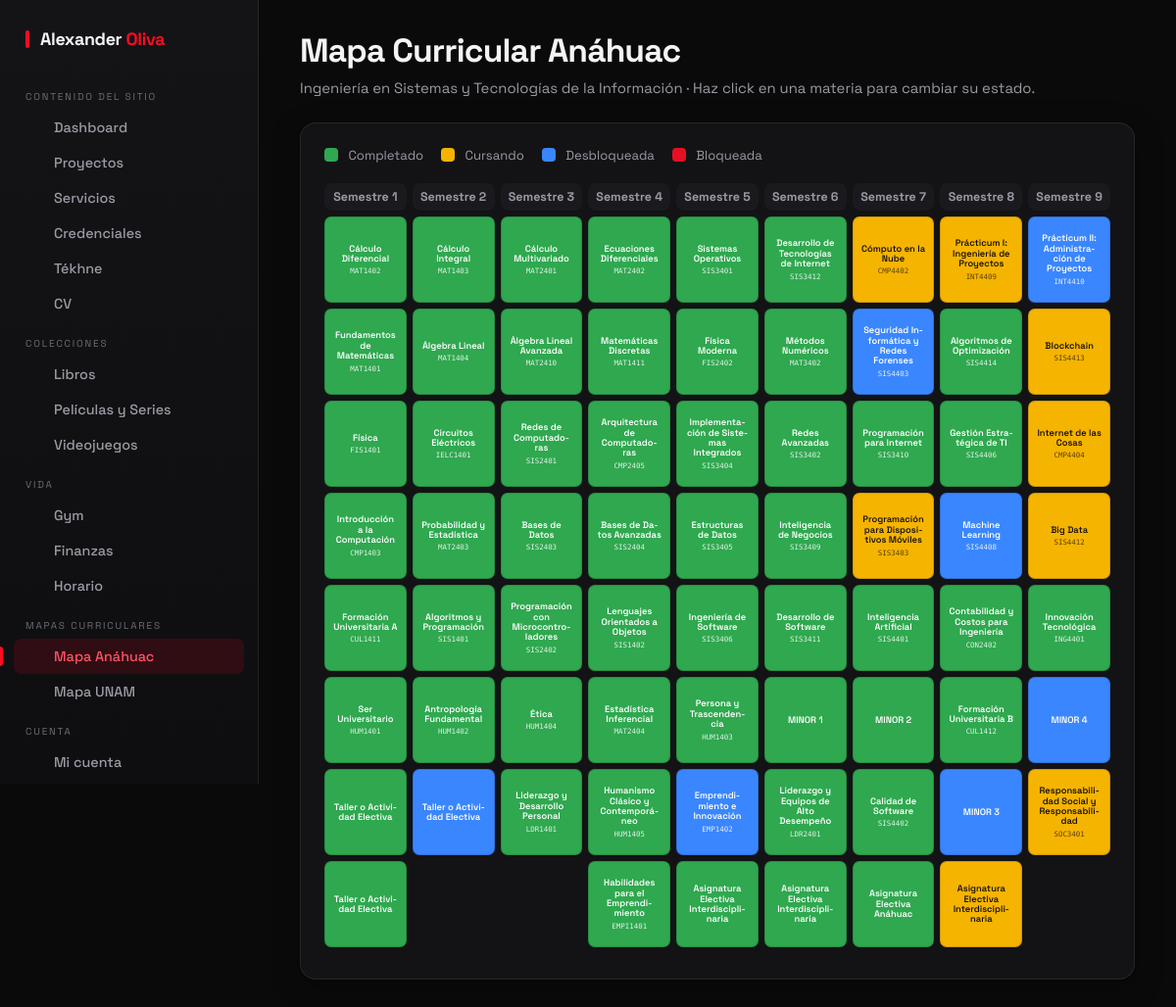
The app's page /admin/anahuac (signed in), older data.
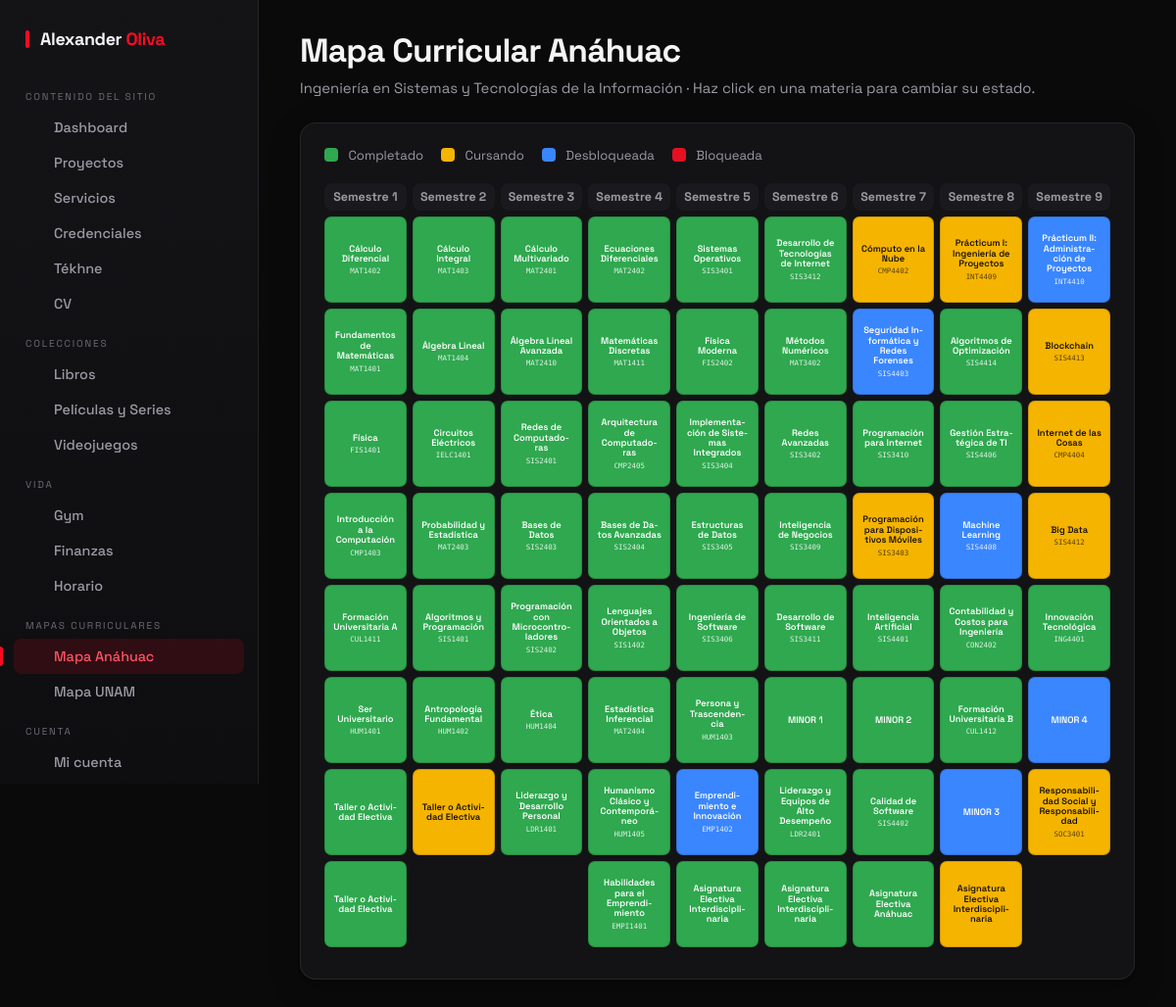
The same page, newer data.
### tables this page shows
CREATE TABLE curriculum_materias (
    id       INT AUTO_INCREMENT PRIMARY KEY,
    mapa     ENUM('anahuac','unam') NOT NULL,
    semestre INT          NOT NULL,
    fila     INT          NOT NULL DEFAULT 0,
    codigo   VARCHAR(20)  NULL,
    nombre   VARCHAR(160) NOT NULL,
    estado   ENUM('completado','cursando','desbloqueada','bloqueada') NOT NULL DEFAULT 'bloqueada'
);

### controllers/CurriculumController.php (called while the page is built, shortened)
<?php
class CurriculumController
{
    public static function anahuac(Router $router)
    {
        self::mostrar($router, 'anahuac', 'Mapa Curricular Anáhuac', 'Ingeniería en Sistemas y Tecnologías de la Información');
    }
    private static function mostrar(Router $router, string $mapa, string $titulo, string $sub)
    {
        $router->render('admin/curriculum', [
            'titulo' => $titulo, 'modulo' => $mapa, 'sub' => $sub, 'mapa' => $mapa,
            'grupos' => CurriculumMateria::porMapa($mapa),
        ], 'admin-layout');
    }
}

### public/index.php (called while the page is built, shortened)
<?php
$router = new Router();
$router->get('/', [PortfolioController::class, 'index']);
$router->get('/proyecto', [PortfolioController::class, 'proyecto']);
$router->get('/tekhne', [PortfolioController::class, 'blog']);
$router->get('/tekhne/entrada', [PortfolioController::class, 'articulo']);
$router->get('/login',  [AuthController::class, 'login']);
$router->post('/login', [AuthController::class, 'login']);
$router->post('/logout', [AuthController::class, 'logout']);
$router->get('/admin', [AdminController::class, 'dashboard']);
$router->get('/admin/buscar', [AdminController::class, 'buscar']);
$router->get('/admin/cuenta', [AdminController::class, 'cuenta']);
$router->post('/admin/cuenta/guardar', [AdminController::class, 'cuentaGuardar']);
$router->get('/admin/proyectos',          [AdminController::class, 'proyectos']);
$router->post('/admin/proyectos/guardar', [AdminController::class, 'proyectoGuardar']);
$router->post('/admin/proyectos/eliminar',[AdminController::class, 'proyectoEliminar']);
$router->post('/admin/proyectos/orden',   [AdminController::class, 'proyectosOrden']);
$router->post('/admin/proyectos/imagen/subir',    [AdminController::class, 'proyectoImagenSubir']);
$router->post('/admin/proyectos/imagen/eliminar', [AdminController::class, 'proyectoImagenEliminar']);
$router->post('/admin/proyectos/imagen/orden',    [AdminController::class, 'proyectoImagenOrden']);
$router->get('/admin/servicios',          [AdminController::class, 'servicios']);
$router->post('/admin/servicios/guardar', [AdminController::class, 'servicioGuardar']);
$router->post('/admin/servicios/eliminar',[AdminController::class, 'servicioEliminar']);
$router->post('/admin/servicios/orden',   [AdminController::class, 'serviciosOrden']);
$router->get('/admin/credenciales',          [AdminController::class, 'credenciales']);
$router->post('/admin/credenciales/guardar', [AdminController::class, 'credencialGuardar']);
$router->post('/admin/credenciales/eliminar',[AdminController::class, 'credencialEliminar']);
$router->post('/admin/credenciales/orden',   [AdminController::class, 'credencialesOrden']);
$router->post('/admin/credenciales/orden-alfa',  [AdminController::class, 'credencialesOrdenAlfa']);
$router->post('/admin/credenciales/orden-crono', [AdminController::class, 'credencialesOrdenCrono']);
$router->get('/admin/blog',          [AdminController::class, 'blog']);
$router->post('/admin/blog/guardar', [AdminController::class, 'blogGuardar']);
$router->post('/admin/blog/eliminar',[AdminController::class, 'blogEliminar']);
$router->post('/admin/blog/orden',   [AdminController::class, 'blogOrden']);
$router->post('/admin/blog/subir-imagen', [AdminController::class, 'blogSubirImagen']);
$router->get('/admin/cv',       [AdminController::class, 'cv']);
$router->post('/admin/cv/subir',[AdminController::class, 'cvSubir']);
$router->get('/admin/libros',           [LibrosController::class, 'index']);
$router->get('/admin/libros/buscar',    [LibrosController::class, 'buscar']);
$router->post('/admin/libros/crear',    [LibrosController::class, 'crear']);
$router->post('/admin/libros/editar',   [LibrosController::class, 'editar']);
$router->post('/admin/libros/estado',   [LibrosController::class, 'estado']);
$router->post('/admin/libros/resenar',  [LibrosController::class, 'resenar']);
$router->post('/admin/libros/eliminar', [LibrosController::class, 'eliminar']);
$router->get('/admin/peliculas',           [AdminController::class, 'peliculas']);
$router->get('/admin/peliculas/watchlist', [AdminController::class, 'peliculasWatchlist']);
$router->get('/admin/peliculas/gestionar', [AdminController::class, 'peliculasGestionar']);
$router->post('/admin/peliculas/guardar',  [AdminController::class, 'peliculaGuardar']);
$router->post('/admin/peliculas/eliminar',[AdminController::class, 'peliculaEliminar']);
$router->get('/admin/videojuegos',          [VideojuegoController::class, 'index']);
$router->post('/admin/videojuegos/guardar', [VideojuegoController::class, 'guardar']);
$router->post('/admin/videojuegos/eliminar',[VideojuegoController::class, 'eliminar']);
$router->post('/admin/videojuegos/orden',   [VideojuegoController::class, 'orden']);
$router->get('/admin/gym',        [GymController::class, 'index']);
$router->post('/admin/gym/toggle',[GymController::class, 'toggle']);
$router->get('/admin/finanzas',          [FinanzasController::class, 'index']);
$router->post('/admin/finanzas/guardar', [FinanzasController::class, 'guardar']);
$router->post('/admin/finanzas/actualizar',[FinanzasController::class, 'actualizar']);
$router->post('/admin/finanzas/eliminar',[FinanzasController::class, 'eliminar']);
$router->get('/admin/horario',                  [HorarioController::class, 'index']);
$router->post('/admin/horario/materia/guardar', [HorarioController::class, 'guardarMateria']);
$router->post('/admin/horario/materia/eliminar',[HorarioController::class, 'eliminarMateria']);
$router->post('/admin/horario/bloque/guardar',  [HorarioController::class, 'guardarBloque']);
$router->post('/admin/horario/bloque/eliminar', [HorarioController::class, 'eliminarBloque']);
$router->post('/admin/horario/criterios/guardar', [HorarioController::class, 'guardarCriterios']);
$router->get('/admin/anahuac', [CurriculumController::class, 'anahuac']);
$router->get('/admin/unam',    [CurriculumController::class, 'unam']);
$router->post('/admin/curriculum/estado', [CurriculumController::class, 'estado']);
$router->comprobarRutas();

### includes/funciones.php (called while the page is built, shortened)
<?php
function s($html = '') : string {
    return htmlspecialchars($html ?? '');
}

### models/CurriculumMateria.php (called while the page is built, shortened)
<?php
class CurriculumMateria extends ActiveRecord {
    protected static $tabla = 'curriculum_materias';
    public static function porMapa(string $mapa) : array {
        $mapa = self::$db->escape_string($mapa);
        $rows = self::consultarSQL("SELECT * FROM " . static::$tabla . " WHERE mapa = '{$mapa}' ORDER BY semestre ASC, fila ASC");
        $grupos = [];
        foreach ($rows as $r) { $grupos[(int) $r->semestre][] = $r; }
        ksort($grupos);
        return $grupos;
    }
}

### models/ActiveRecord.php (called while the page is built, shortened)
<?php
class ActiveRecord {
    protected static $db;
    public static function setDB($database) {
        self::$db = $database;
    }
    public static function consultarSQL($query) {
        $resultado = self::$db->query($query);
        $array = [];
        while($registro = $resultado->fetch_assoc()) {
            $array[] = static::crearObjeto($registro);
        }
        return $array;
    }
    protected static function crearObjeto($registro) {
        $objeto = new static;
        foreach($registro as $key => $value ) {
            if(property_exists( $objeto, $key  )) {
                $objeto->$key = $value;
            }
        }
        return $objeto;
    }
}

### views/admin/curriculum.php (the view, shortened to what the changed rows need)
<div class="admin-head">
    <div>
        <h1><?php echo s($titulo); ?></h1>
    </div>
</div>
<div class="card">
    <div class="curr-scroll">
        <div class="curr-grid">
            <?php foreach ($grupos as $sem => $materias) : ?>
                <div class="curr-col">
                    <div class="curr-sem">Semestre <?php echo $sem; ?></div>
                    <?php foreach ($materias as $m) : ?>
                        <div class="curr-cell st-<?php echo s($m->estado); ?>" data-id="<?php echo $m->id; ?>" title="Click para cambiar estado">
                            <span class="c-nombre"><?php echo s($m->nombre); ?></span>
                            <?php if (!empty($m->codigo)) : ?><span class="c-codigo"><?php echo s($m->codigo); ?></span><?php endif; ?>
                        </div>
                    <?php endforeach; ?>
                </div>
            <?php endforeach; ?>
        </div>
    </div>
</div>

Row changes from the older to the newer data that the page shows:
changed curriculum_materias (number 15 of 69 on the later page): estado "desbloqueada" → "cursando" (drawn)
